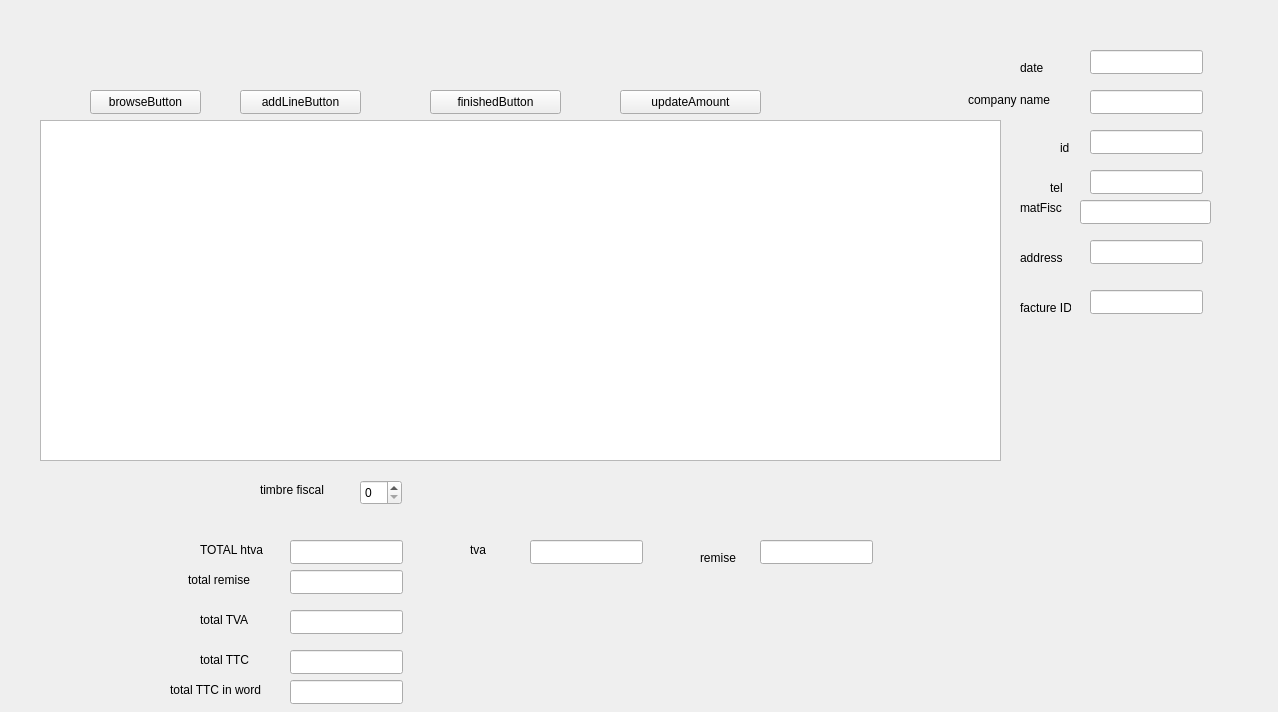
<?xml version="1.0" encoding="UTF-8"?>
<ui version="4.0">
 <class>factureObject</class>
 <widget class="QWidget" name="factureObject">
  <property name="geometry">
   <rect>
    <x>0</x>
    <y>0</y>
    <width>1278</width>
    <height>712</height>
   </rect>
  </property>
  <property name="windowTitle">
   <string>Form</string>
  </property>
  <widget class="QTableWidget" name="secondTable">
   <property name="geometry">
    <rect>
     <x>40</x>
     <y>120</y>
     <width>961</width>
     <height>341</height>
    </rect>
   </property>
  </widget>
  <widget class="QLineEdit" name="dateLabel">
   <property name="geometry">
    <rect>
     <x>1090</x>
     <y>50</y>
     <width>113</width>
     <height>24</height>
    </rect>
   </property>
  </widget>
  <widget class="QLabel" name="label">
   <property name="geometry">
    <rect>
     <x>1020</x>
     <y>60</y>
     <width>49</width>
     <height>16</height>
    </rect>
   </property>
   <property name="text">
    <string>date</string>
   </property>
  </widget>
  <widget class="QLineEdit" name="companyNameLabel">
   <property name="geometry">
    <rect>
     <x>1090</x>
     <y>90</y>
     <width>113</width>
     <height>24</height>
    </rect>
   </property>
  </widget>
  <widget class="QLineEdit" name="companyIdLabel">
   <property name="geometry">
    <rect>
     <x>1090</x>
     <y>130</y>
     <width>113</width>
     <height>24</height>
    </rect>
   </property>
  </widget>
  <widget class="QLineEdit" name="telBox">
   <property name="geometry">
    <rect>
     <x>1090</x>
     <y>170</y>
     <width>113</width>
     <height>24</height>
    </rect>
   </property>
  </widget>
  <widget class="QLineEdit" name="MatFiscspinBox">
   <property name="geometry">
    <rect>
     <x>1080</x>
     <y>200</y>
     <width>131</width>
     <height>24</height>
    </rect>
   </property>
  </widget>
  <widget class="QLineEdit" name="addressSpinBox">
   <property name="geometry">
    <rect>
     <x>1090</x>
     <y>240</y>
     <width>113</width>
     <height>24</height>
    </rect>
   </property>
  </widget>
  <widget class="QLineEdit" name="factureIdLabel">
   <property name="geometry">
    <rect>
     <x>1090</x>
     <y>290</y>
     <width>113</width>
     <height>24</height>
    </rect>
   </property>
  </widget>
  <widget class="QLineEdit" name="totalHTVALineEdit">
   <property name="geometry">
    <rect>
     <x>290</x>
     <y>540</y>
     <width>113</width>
     <height>24</height>
    </rect>
   </property>
  </widget>
  <widget class="QLineEdit" name="totalRemiseLineEdit">
   <property name="geometry">
    <rect>
     <x>290</x>
     <y>570</y>
     <width>113</width>
     <height>24</height>
    </rect>
   </property>
  </widget>
  <widget class="QLineEdit" name="totalTVALineEdit">
   <property name="geometry">
    <rect>
     <x>290</x>
     <y>610</y>
     <width>113</width>
     <height>24</height>
    </rect>
   </property>
  </widget>
  <widget class="QLineEdit" name="totalTTCLineEdit">
   <property name="geometry">
    <rect>
     <x>290</x>
     <y>650</y>
     <width>113</width>
     <height>24</height>
    </rect>
   </property>
  </widget>
  <widget class="QLineEdit" name="totalTTCInWordsLabel">
   <property name="geometry">
    <rect>
     <x>290</x>
     <y>680</y>
     <width>113</width>
     <height>24</height>
    </rect>
   </property>
  </widget>
  <widget class="QPushButton" name="addLineButton">
   <property name="geometry">
    <rect>
     <x>240</x>
     <y>90</y>
     <width>121</width>
     <height>24</height>
    </rect>
   </property>
   <property name="text">
    <string>addLineButton</string>
   </property>
  </widget>
  <widget class="QPushButton" name="finishedButton">
   <property name="geometry">
    <rect>
     <x>430</x>
     <y>90</y>
     <width>131</width>
     <height>24</height>
    </rect>
   </property>
   <property name="text">
    <string>finishedButton</string>
   </property>
  </widget>
  <widget class="QSpinBox" name="timbreFiscalSpinBox">
   <property name="geometry">
    <rect>
     <x>360</x>
     <y>480</y>
     <width>42</width>
     <height>25</height>
    </rect>
   </property>
  </widget>
  <widget class="QPushButton" name="update">
   <property name="geometry">
    <rect>
     <x>620</x>
     <y>90</y>
     <width>141</width>
     <height>24</height>
    </rect>
   </property>
   <property name="text">
    <string>updateAmount</string>
   </property>
  </widget>
  <widget class="QLineEdit" name="tvaSpinBox">
   <property name="geometry">
    <rect>
     <x>530</x>
     <y>540</y>
     <width>113</width>
     <height>24</height>
    </rect>
   </property>
  </widget>
  <widget class="QLineEdit" name="remiseSpinBox">
   <property name="geometry">
    <rect>
     <x>760</x>
     <y>540</y>
     <width>113</width>
     <height>24</height>
    </rect>
   </property>
  </widget>
  <widget class="QLabel" name="label_2">
   <property name="geometry">
    <rect>
     <x>260</x>
     <y>480</y>
     <width>81</width>
     <height>20</height>
    </rect>
   </property>
   <property name="text">
    <string>timbre fiscal</string>
   </property>
  </widget>
  <widget class="QLabel" name="label_3">
   <property name="geometry">
    <rect>
     <x>470</x>
     <y>540</y>
     <width>61</width>
     <height>20</height>
    </rect>
   </property>
   <property name="text">
    <string>tva</string>
   </property>
  </widget>
  <widget class="QLabel" name="label_4">
   <property name="geometry">
    <rect>
     <x>700</x>
     <y>550</y>
     <width>49</width>
     <height>16</height>
    </rect>
   </property>
   <property name="text">
    <string>remise</string>
   </property>
  </widget>
  <widget class="QLabel" name="label_5">
   <property name="geometry">
    <rect>
     <x>968</x>
     <y>90</y>
     <width>91</width>
     <height>20</height>
    </rect>
   </property>
   <property name="text">
    <string>company name</string>
   </property>
  </widget>
  <widget class="QLabel" name="label_6">
   <property name="geometry">
    <rect>
     <x>1060</x>
     <y>140</y>
     <width>49</width>
     <height>16</height>
    </rect>
   </property>
   <property name="text">
    <string>id</string>
   </property>
  </widget>
  <widget class="QLabel" name="label_7">
   <property name="geometry">
    <rect>
     <x>1050</x>
     <y>180</y>
     <width>49</width>
     <height>16</height>
    </rect>
   </property>
   <property name="text">
    <string>tel</string>
   </property>
  </widget>
  <widget class="QLabel" name="label_8">
   <property name="geometry">
    <rect>
     <x>1020</x>
     <y>200</y>
     <width>49</width>
     <height>16</height>
    </rect>
   </property>
   <property name="text">
    <string>matFisc</string>
   </property>
  </widget>
  <widget class="QLabel" name="label_9">
   <property name="geometry">
    <rect>
     <x>1020</x>
     <y>250</y>
     <width>49</width>
     <height>16</height>
    </rect>
   </property>
   <property name="text">
    <string>address</string>
   </property>
  </widget>
  <widget class="QLabel" name="label_10">
   <property name="geometry">
    <rect>
     <x>1020</x>
     <y>300</y>
     <width>51</width>
     <height>16</height>
    </rect>
   </property>
   <property name="text">
    <string>facture ID</string>
   </property>
  </widget>
  <widget class="QLabel" name="label_11">
   <property name="geometry">
    <rect>
     <x>200</x>
     <y>540</y>
     <width>71</width>
     <height>20</height>
    </rect>
   </property>
   <property name="text">
    <string>TOTAL htva</string>
   </property>
  </widget>
  <widget class="QLabel" name="label_12">
   <property name="geometry">
    <rect>
     <x>188</x>
     <y>570</y>
     <width>71</width>
     <height>20</height>
    </rect>
   </property>
   <property name="text">
    <string>total remise</string>
   </property>
  </widget>
  <widget class="QLabel" name="label_13">
   <property name="geometry">
    <rect>
     <x>200</x>
     <y>610</y>
     <width>61</width>
     <height>20</height>
    </rect>
   </property>
   <property name="text">
    <string>total TVA</string>
   </property>
  </widget>
  <widget class="QLabel" name="label_14">
   <property name="geometry">
    <rect>
     <x>200</x>
     <y>650</y>
     <width>61</width>
     <height>20</height>
    </rect>
   </property>
   <property name="text">
    <string>total TTC</string>
   </property>
  </widget>
  <widget class="QLabel" name="label_15">
   <property name="geometry">
    <rect>
     <x>170</x>
     <y>680</y>
     <width>101</width>
     <height>20</height>
    </rect>
   </property>
   <property name="text">
    <string>total TTC in word</string>
   </property>
  </widget>
  <widget class="QPushButton" name="browseButton">
   <property name="geometry">
    <rect>
     <x>90</x>
     <y>90</y>
     <width>111</width>
     <height>24</height>
    </rect>
   </property>
   <property name="text">
    <string>browseButton</string>
   </property>
  </widget>
 </widget>
 <resources/>
 <connections/>
</ui>
